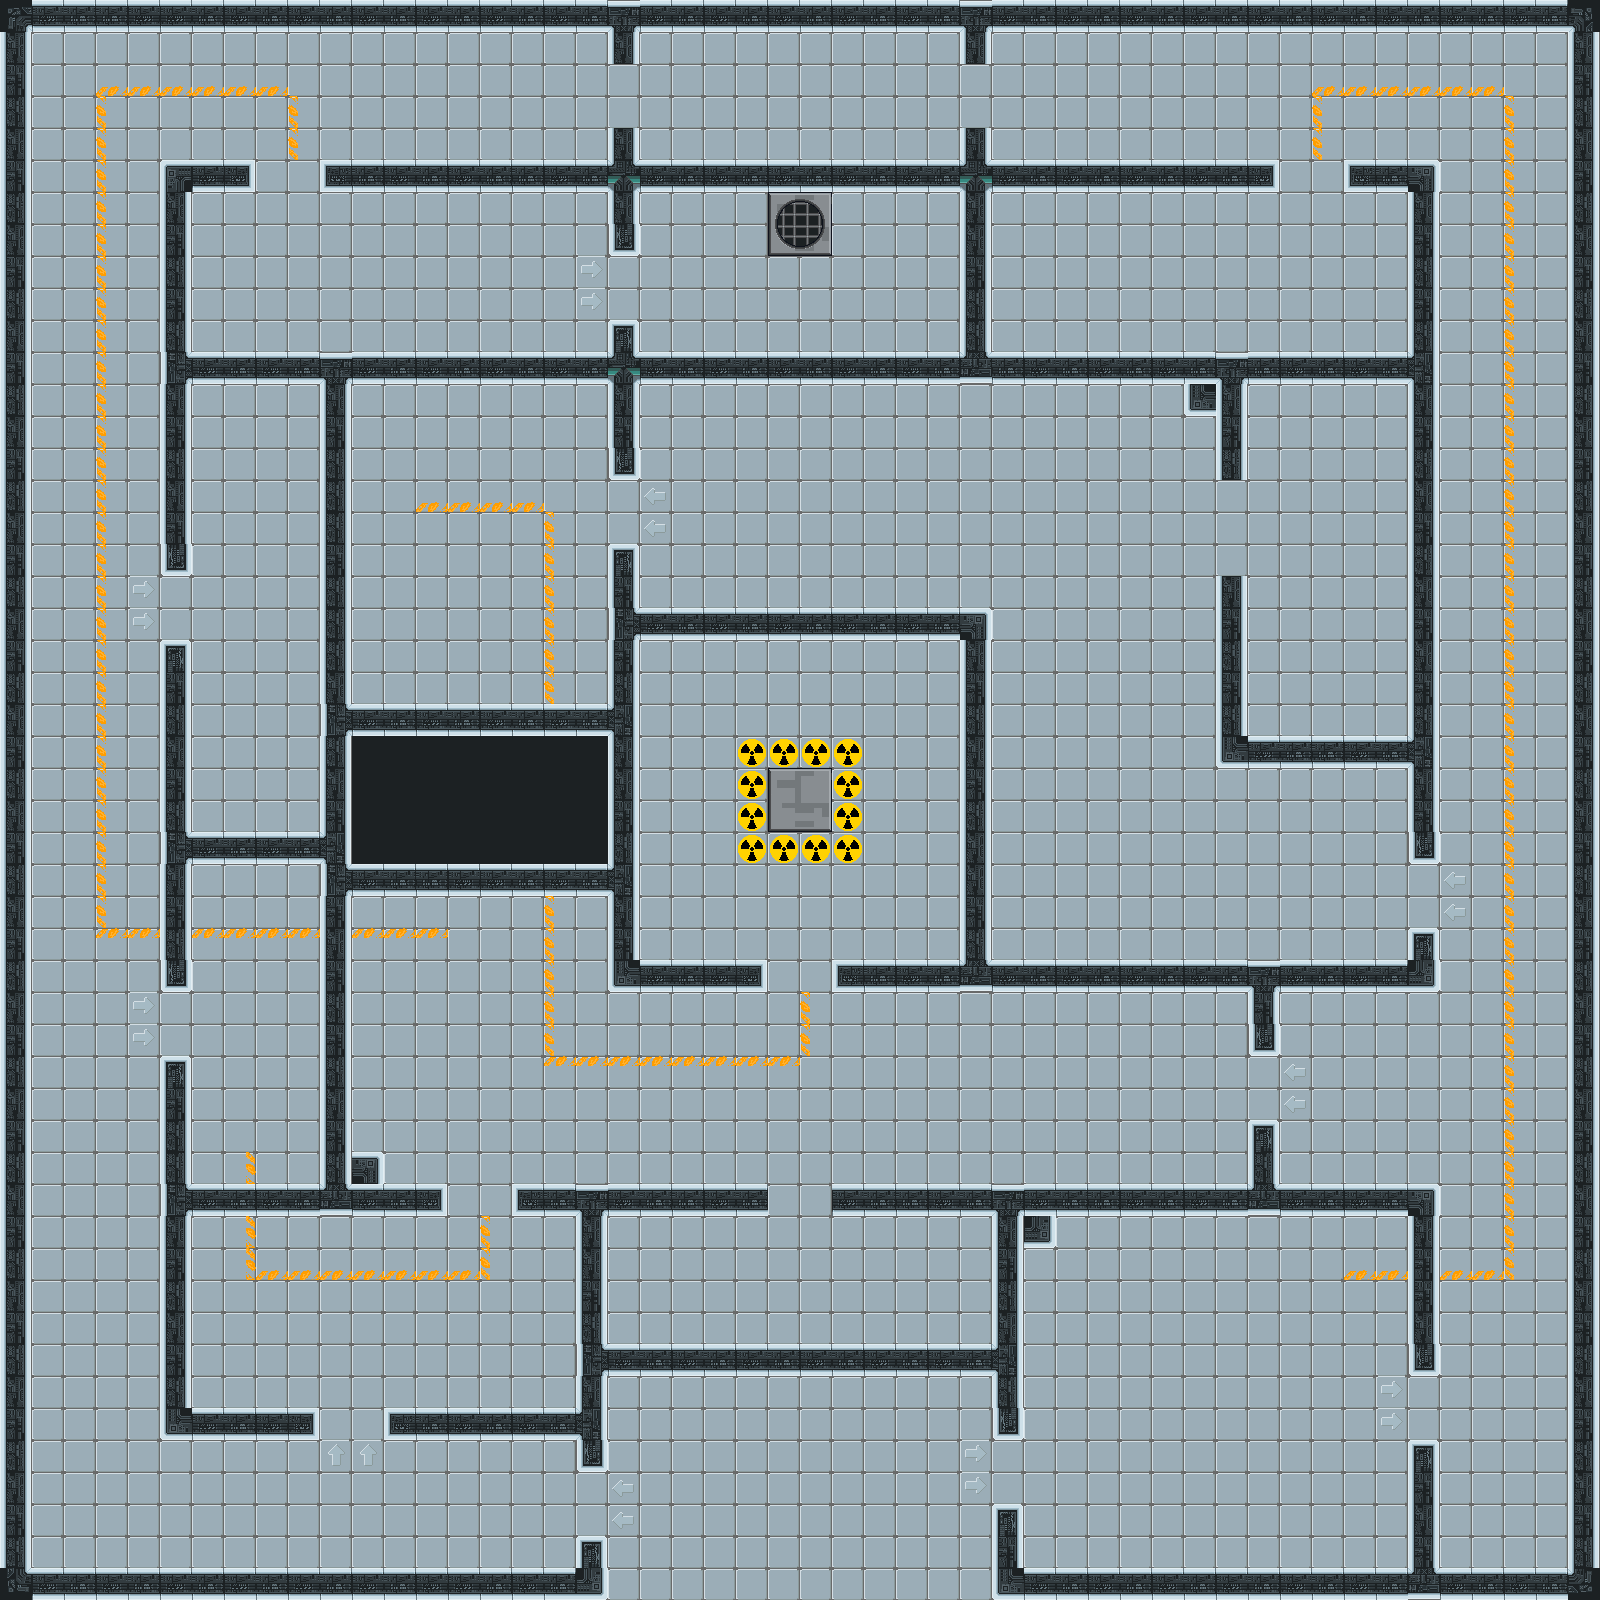

Rendered tile map (Tiled .tmx) drawn with the repository's tilesets; below, a short description and the map source with its tile grids summarised:
An orthogonal 50x50 tile map with 32x32 px tiles, 6 tile layers (Background, CameraHit, Floor, MapBorder, ...) and 50 objects.

<map version="1.5" tiledversion="1.7.2" orientation="orthogonal" renderorder="right-down" width="50" height="50" tilewidth="32" tileheight="32" infinite="0" nextlayerid="32" nextobjectid="69">
 <tileset firstgid="1" name="Tileset" tilewidth="32" tileheight="32" tilecount="900" columns="30">
  <image source="data/map/tileset.png" width="960" height="960" />
 </tileset>
 <layer id="1" name="Background" width="50" height="50">
  <data>[2500 cells, 2500 non-empty, 1 distinct tile ids]</data>
 </layer>
 <layer id="17" name="CameraHit" width="50" height="50">
  <data>[2500 cells, 39 non-empty, 5 distinct tile ids]</data>
 </layer>
 <layer id="3" name="Floor" width="50" height="50">
  <data>[2500 cells, 2304 non-empty, 5 distinct tile ids]</data>
 </layer>
 <layer id="2" name="MapBorder" width="50" height="50">
  <data>[2500 cells, 196 non-empty, 15 distinct tile ids]</data>
 </layer>
 <layer id="4" name="Walls" width="50" height="50">
  <data>[2500 cells, 386 non-empty, 19 distinct tile ids]</data>
 </layer>
 <layer id="10" name="Decorations" width="50" height="50">
  <data>[2500 cells, 169 non-empty, 16 distinct tile ids]</data>
 </layer>
 <objectgroup id="28" name="OpenDoorsV" visible="0">
  <object id="55" x="576" y="1472">
   <point />
  </object>
  <object id="56" x="992" y="1440">
   <point />
  </object>
  <object id="57" x="1408" y="1376">
   <point />
  </object>
  <object id="58" x="1248" y="1056">
   <point />
  </object>
  <object id="59" x="1408" y="864">
   <point />
  </object>
  <object id="60" x="608" y="480">
   <point />
  </object>
  <object id="61" x="160" y="576">
   <point />
  </object>
  <object id="62" x="160" y="992">
   <point />
  </object>
 </objectgroup>
 <objectgroup id="27" name="OpenDoorsH">
  <object id="54" x="320" y="1408">
   <point />
  </object>
 </objectgroup>
 <objectgroup id="26" name="HackDoorsH">
  <object id="50" x="256" y="160">
   <point />
  </object>
  <object id="51" x="1280" y="160">
   <point />
  </object>
  <object id="52" x="448" y="1184">
   <point />
  </object>
  <object id="53" x="768" y="960">
   <point />
  </object>
 </objectgroup>
 <objectgroup id="25" name="LockedDoorsV">
  <object id="48" x="608" y="256">
   <point />
  </object>
 </objectgroup>
 <objectgroup id="24" name="BreakableWallsV" visible="0">
  <object id="44" x="608" y="64">
   <point />
  </object>
  <object id="45" x="960" y="64">
   <point />
  </object>
  <object id="46" x="1216" y="480">
   <point />
  </object>
  <object id="47" x="768" y="1184">
   <point />
  </object>
 </objectgroup>
 <objectgroup id="23" name="BreakableWallsH" visible="0">
  <object id="42" x="768" y="1184">
   <point />
  </object>
 </objectgroup>
 <objectgroup id="22" name="Terminals">
  <object id="36" x="352" y="480">
   <point />
  </object>
  <object id="37" x="448" y="896">
   <point />
  </object>
  <object id="38" x="224" y="1088">
   <point />
  </object>
  <object id="39" x="1280" y="1248">
   <point />
  </object>
 </objectgroup>
 <objectgroup id="29" name="Alarms">
  <object id="63" x="1184" y="384">
   <point />
  </object>
  <object id="64" x="1024" y="1216">
   <point />
  </object>
  <object id="65" x="352" y="1152">
   <point />
  </object>
 </objectgroup>
 <objectgroup id="21" name="Cameras" visible="0">
  <object id="34" x="32" y="576">
   <point />
  </object>
  <object id="35" x="32" y="1024">
   <point />
  </object>
 </objectgroup>
 <objectgroup id="31" name="EndLevelItem">
  <object id="68" x="785" y="785.5">
   <point />
  </object>
 </objectgroup>
 <objectgroup id="20" name="EndPoint">
  <object id="26" x="703" y="193">
   <point />
  </object>
 </objectgroup>
 <objectgroup id="16" name="WeaponPickups" visible="0">
  <object id="10" x="800" y="1280">
   <point />
  </object>
  <object id="11" x="1280" y="672">
   <point />
  </object>
  <object id="12" x="1376" y="672">
   <point />
  </object>
  <object id="13" x="256" y="480">
   <point />
  </object>
 </objectgroup>
 <objectgroup id="15" name="HealthPickups">
  <object id="7" x="672" y="1280">
   <point />
  </object>
  <object id="8" x="928" y="1280">
   <point />
  </object>
  <object id="9" x="1344" y="448">
   <point />
  </object>
  <object id="14" x="256" y="736">
   <point />
  </object>
 </objectgroup>
 <objectgroup id="30" name="KeyPickups">
  <object id="66" x="1056" y="256">
   <point />
  </object>
 </objectgroup>
 <objectgroup id="19" name="GuardPath2" visible="0">
  <object id="27" x="704" y="512">
   <point />
  </object>
  <object id="28" x="1088" y="512">
   <point />
  </object>
  <object id="29" x="1088" y="896">
   <point />
  </object>
  <object id="30" x="1344" y="896">
   <point />
  </object>
 </objectgroup>
 <objectgroup id="14" name="GuardPath1" visible="0">
  <object id="31" x="1504" y="1504">
   <point />
  </object>
  <object id="32" x="1504" y="96">
   <point />
  </object>
  <object id="33" x="1056" y="96">
   <point />
  </object>
 </objectgroup>
 <objectgroup id="13" name="PlayersSpawnPositions" visible="0">
  <object id="1" x="704" y="1536">
   <point />
  </object>
  <object id="2" x="768" y="1536">
   <point />
  </object>
  <object id="3" x="832" y="1536">
   <point />
  </object>
  <object id="4" x="896" y="1536">
   <point />
  </object>
 </objectgroup>
</map>
